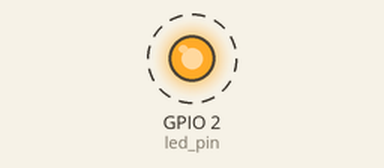
This program was run on a simulated ESP32 board running MicroPython. Parts: output pins drawn as LEDs (lit = HIGH). Dashed ring = blinking. Library files of the repository ran but are not shown: 1 file(s); what the program prints to the serial console is not drawn.

Above: at 0.5 s.
Timing chart, 0 to 4.6 s (numbered marks = the images above):
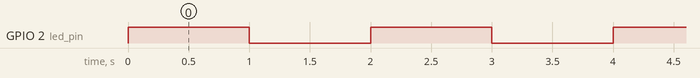

The program:

main.py
```python
# Complete project details at https://RandomNerdTutorials.com

import machine
import time

led_pin = machine.Pin(2, machine.Pin.OUT)

while True:
    led_pin.value(1)
    print("LED ON")
    time.sleep(1)
    led_pin.value(0)
    print("LED OFF")
    time.sleep(1)
```

Measured:
- by itself, GPIO 2 (led_pin): alternates HIGH for 1.0 s and LOW for 1.0 s
